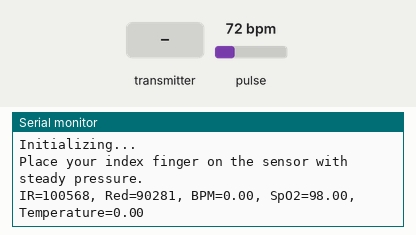
This sketch was run on a simulated ESP32. Shown: the last lines printed to the serial monitor. The test bench sets the inputs (shaded band); at power-on: pulse 72 bpm.

Above: at 1.2 s.
1.3 s: the transmitter starts sending temperature = 0
At 1.61 s:
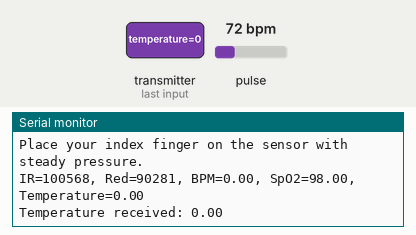
3.3 s: pulse set to 42 bpm
At 3.61 s:
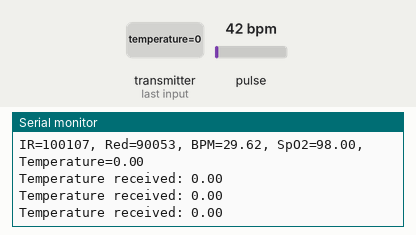
4.8 s: the transmitter starts sending temperature = 25
At 5.11 s:
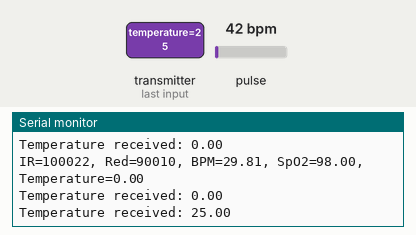
6.3 s: pulse set to 70 bpm
At 6.61 s:
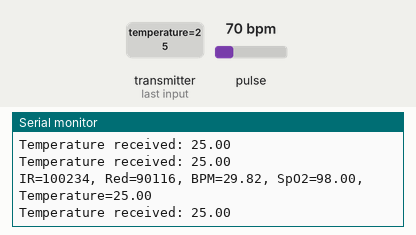
Timing chart, 0 to 8.8 s (numbered marks = the images above; inputs shaded):
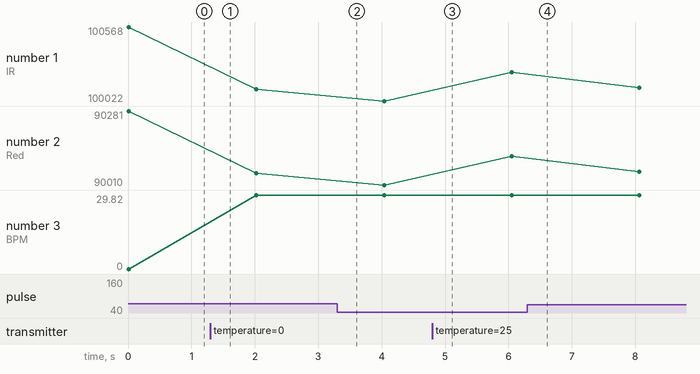

The sketch:

receiver.ino
```cpp
#include <Wire.h>
#include "MAX30105.h"
#include "heartRate.h"
#include <esp_now.h>
#include <WiFi.h>

MAX30105 particleSensor;

float beatsPerMinute;
float SpO2Value; // Variable to store SpO2 value
long lastBeat = 0; // Time at which the last beat occurred

// Peer MAC Address - replace this with the MAC address of the sender ESP32
uint8_t peerAddress[] = {0x30, 0xAE, 0xA4, 0x47, 0x73, 0x1C}; // Example MAC, replace with actual peer's MAC

typedef struct struct_message {
  float temperature;
} struct_message;

struct_message incomingData;

void onDataReceive(const uint8_t * mac, const uint8_t *data, int len) {
  memcpy(&incomingData, data, sizeof(incomingData));
  Serial.print("Temperature received: ");
  Serial.println(incomingData.temperature);
}

void setup()
{
  Serial.begin(115200);
  Serial.println("Initializing...");

  // Initialize sensor
  if (!particleSensor.begin(Wire, I2C_SPEED_FAST)) //Use default I2C port, 400kHz speed
  {
    Serial.println("MAX30105 was not found. Please check wiring/power. ");
    while (1);
  }
  Serial.println("Place your index finger on the sensor with steady pressure.");

  particleSensor.setup(); //Configure sensor with default settings
  particleSensor.setPulseAmplitudeRed(0x0A); //Turn Red LED to low to indicate sensor is running
  particleSensor.setPulseAmplitudeGreen(0); //Turn off Green LED

  // Set device as a Wi-Fi Station
  WiFi.mode(WIFI_STA);

  // Initialize ESP-NOW
  if (esp_now_init() != ESP_OK) {
    Serial.println("Error initializing ESP-NOW");
    return;
  }

  // Register peer
  esp_now_peer_info_t peerInfo;
  memset(&peerInfo, 0, sizeof(peerInfo)); // Clear peerInfo structure
  memcpy(peerInfo.peer_addr, peerAddress, 6);
  peerInfo.channel = 0;
  peerInfo.encrypt = false;

  // Add peer
  if (esp_now_add_peer(&peerInfo) != ESP_OK) {
    Serial.println("Failed to add peer");
    return;
  }

  // Register for a callback function that will be called when data is received
  esp_now_register_recv_cb(onDataReceive);
}

void loop()
{
  long irValue = particleSensor.getIR();
  long redValue = particleSensor.getRed();

  if (checkForBeat(irValue) == true)
  {
    // We sensed a beat!
    long delta = millis() - lastBeat;
    lastBeat = millis();

    beatsPerMinute = 60 / (delta / 1000.0);
  }

  // Calculate SpO2 value based on IR and Red readings
  // You can use your own algorithm or a library to calculate SpO2
  SpO2Value = calculateSpO2(irValue, redValue); // Placeholder function

  // Print all values to Serial
  Serial.print("IR=");
  Serial.print(irValue);
  Serial.print(", Red=");
  Serial.print(redValue);
  Serial.print(", BPM=");
  Serial.print(beatsPerMinute);
  Serial.print(", SpO2=");
  Serial.print(SpO2Value);
  Serial.print(", Temperature=");
  Serial.print(incomingData.temperature);

  if (irValue < 50000)
    Serial.print(" No finger?");

  Serial.println();

  delay(2000); // Update every 2 seconds
}

// Placeholder function for SpO2 calculation
float calculateSpO2(long irValue, long redValue)
{
  // Implement SpO2 calculation algorithm here
  // For demonstration, return a dummy value
  return 98.0; // Replace with actual calculation
}
```

Measured:
- after the input at 1.3 s, the serial monitor: prints a new line at once (image 1)
- after the input at 4.8 s, the serial monitor: prints a new line at once (image 3)
- plotted number 1: 100107 → 100022 after the input at 3.3 s, 100234 → 100118 after the input at 6.3 s
- plotted number 2: 90116 → 90058 after the input at 6.3 s
